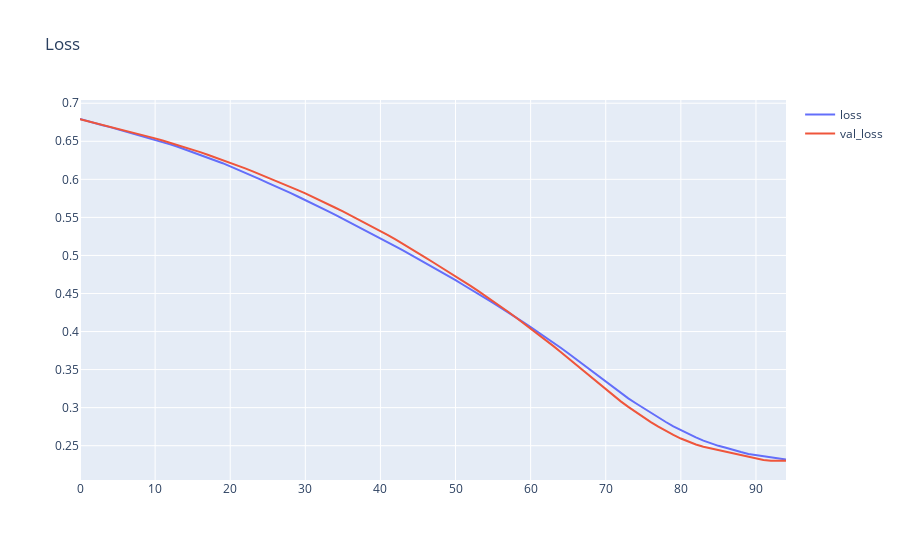

Write notebook code for a chart like this one.
### Code cell
fig = go.Figure(layout = dict(title="Loss"))
fig.add_trace(go.Scatter(x=list(range(len(history.history["loss"]))),y=history.history["loss"], name="loss"))
fig.add_trace(go.Scatter(x=list(range(len(history.history["loss"]))),y=history.history["val_loss"], name="val_loss"))
fig.show()
